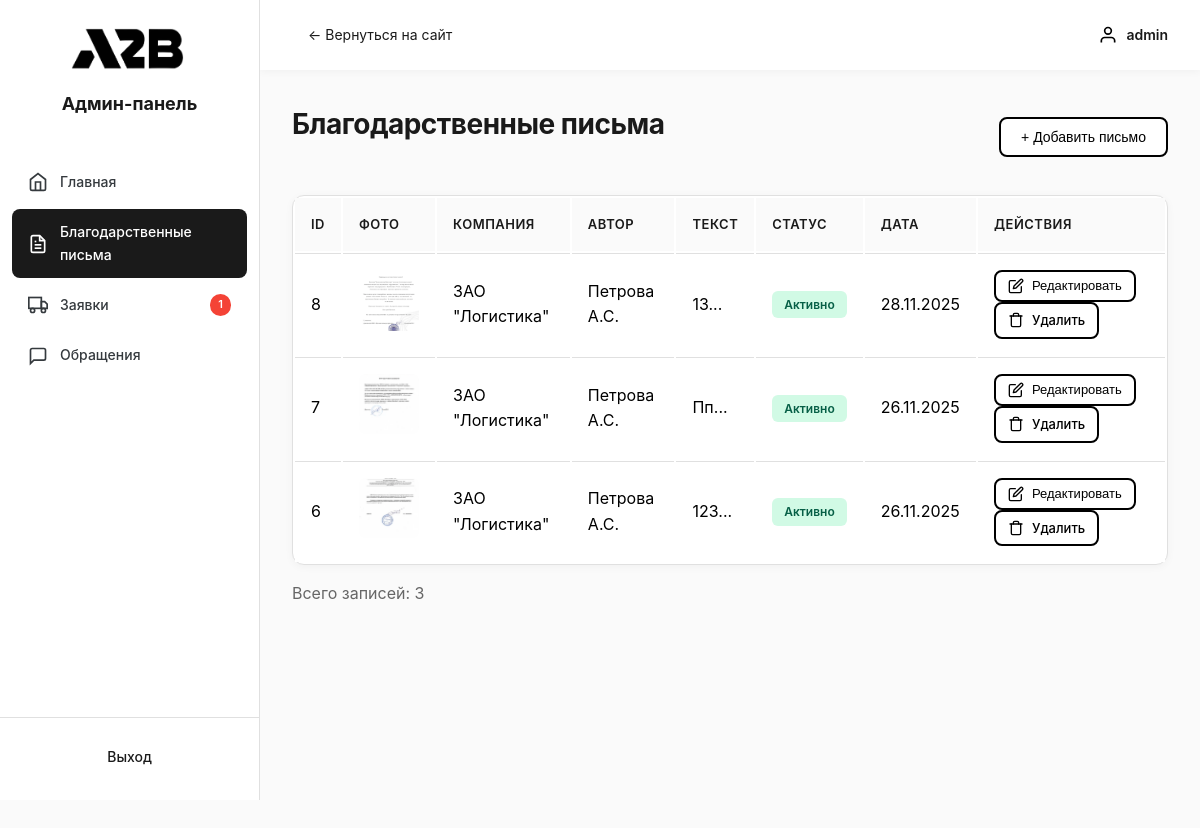
Screenshot of /public/admin/pages/testimonials.php (signed in) with the database file from the repository.
### tables this page shows
CREATE TABLE `testimonials` (
  `id` int(11) NOT NULL,
  `company_name` varchar(255) NOT NULL COMMENT 'Название компании',
  `author_name` varchar(255) DEFAULT NULL COMMENT 'ФИО автора письма',
  `content` text NOT NULL COMMENT 'Текст благодарственного письма',
  `image_path` varchar(500) DEFAULT NULL COMMENT 'Путь к фото письма',
  `is_active` tinyint(1) DEFAULT 1 COMMENT 'Активно/неактивно',
  `created_at` timestamp NOT NULL DEFAULT current_timestamp() COMMENT 'Дата создания',
  `updated_at` timestamp NOT NULL DEFAULT current_timestamp() ON UPDATE current_timestamp() COMMENT 'Дата обновления'
);

### api/models/Testimonial.php (called while the page is built, shortened)
<?php
class Testimonial {
    private $conn;
    private $table_name = "testimonials";
    public function __construct($db) {
        $this->conn = $db;
    }
    public function readAll() {
        $query = "SELECT * FROM " . $this->table_name . " ORDER BY created_at DESC";
        $stmt = $this->conn->prepare($query);
        $stmt->execute();
        return $stmt;
    }
}
?>

### public/admin/pages/testimonials.php (the view, shortened to what this page needs)
<?php
include_once '../../../api/models/Testimonial.php';
$database = new Database();
$db = $database->getConnection();
$testimonial = new Testimonial($db);
$stmt = $testimonial->readAll();
$testimonials = $stmt->fetchAll(PDO::FETCH_ASSOC);
$count = count($testimonials);
?>
<!DOCTYPE html>
<html lang="ru">
<head>
    <link rel="stylesheet" href="../css/admin.css">
</head>
<body>
    <div class="admin-layout">
        <?php include '../includes/sidebar.php'; ?>
        <div class="admin-main">
            <?php include '../includes/header.php'; ?>
            <div class="admin-content">
                <div class="content-header">
                    <h1 class="page-title">Благодарственные письма</h1>
                    <button onclick="openModal()" class="btn btn-primary">+ Добавить письмо</button>
                </div>
                <table class="data-table">
                    <thead>
                        <tr>
                            <th>ID</th>
                            <th>Фото</th>
                            <th>Компания</th>
                            <th>Автор</th>
                            <th>Текст</th>
                            <th>Статус</th>
                            <th>Дата</th>
                            <th>Действия</th>
                        </tr>
                    </thead>
                    <tbody>
                        <?php foreach ($testimonials as $row): ?>
                        <tr style="background: white !important; color: black !important; height: 60px !important; border: 2px solid red !important;">
                            <td style="color: black !important; padding: 16px !important; background: white !important;"><?php echo $row['id']; ?></td>
                            <td style="color: black !important; padding: 16px !important; background: white !important;">
                                <?php if ($row['image_path']): ?>
                                    <img src="/<?php echo htmlspecialchars($row['image_path']); ?>"
                                         alt="Фото" class="thumbnail">
                                <?php else: ?>
                                    <span class="no-image">Нет фото</span>
                                <?php endif; ?>
                            </td>
                            <td style="color: black !important; padding: 16px !important; background: white !important;"><?php echo htmlspecialchars($row['company_name']); ?></td>
                            <td style="color: black !important; padding: 16px !important; background: white !important;"><?php echo htmlspecialchars($row['author_name']); ?></td>
                            <td style="color: black !important; padding: 16px !important; background: white !important;" class="text-preview"><?php echo mb_substr(htmlspecialchars($row['content']), 0, 100); ?>...</td>
                            <td style="color: black !important; padding: 16px !important; background: white !important;">
                                <span class="status <?php echo $row['is_active'] ? 'active' : 'inactive'; ?>">
                                    <?php echo $row['is_active'] ? 'Активно' : 'Неактивно'; ?>
                                </span>
                            </td>
                            <td style="color: black !important; padding: 16px !important; background: white !important;"><?php echo date('d.m.Y', strtotime($row['created_at'])); ?></td>
                            <td style="color: black !important; padding: 16px !important; background: white !important;" class="actions">
                                <button onclick="editTestimonial(<?php echo $row['id']; ?>)" class="btn btn-edit">
                                    <svg viewBox="0 0 24 24" width="16" height="16" stroke="currentColor" fill="none" stroke-width="2">
                                        <path d="M11 4H4a2 2 0 0 0-2 2v14a2 2 0 0 0 2 2h14a2 2 0 0 0 2-2v-7"></path>
                                        <path d="M18.5 2.5a2.121 2.121 0 0 1 3 3L12 15l-4 1 1-4 9.5-9.5z"></path>
                                    </svg>
                                    Редактировать
                                </button>
                                <a href="../api/testimonial-delete.php?id=<?php echo $row['id']; ?>"
                                   class="btn btn-delete"
                                   onclick="return confirm('Удалить это письмо?')">
                                    <svg viewBox="0 0 24 24" width="16" height="16" stroke="currentColor" fill="none" stroke-width="2">
                                        <polyline points="3 6 5 6 21 6"></polyline>
                                        <path d="M19 6v14a2 2 0 0 1-2 2H7a2 2 0 0 1-2-2V6m3 0V4a2 2 0 0 1 2-2h4a2 2 0 0 1 2 2v2"></path>
                                    </svg>
                                    Удалить
                                </a>
                            </td>
                        </tr>
                        <?php endforeach; ?>
                    </tbody>
                </table>
                <?php if ($count > 0): ?>
                <p style="margin-top: 16px; color: #666;">Всего записей: <?php echo $count; ?></p>
                <?php endif; ?>
            </div>
        </div>
    </div>
</body>
</html>

### public/admin/css/admin.css (style rules this page uses)
:root { --color-onyx: #222526; --color-graphite: #353A3E; --color-platinum: #E0E0E0; --color-jet-black: #1A1A1A; --color-ash: #BFBFBF; --color-white: #ffffff; --color-primary: var(--color-jet-black); --color-primary-hover: var(--color-graphite); --color-text: var(--color-jet-black); --color-text-secondary: var(--color-graphite); --color-text-light: var(--color-ash); --color-background: #fafafa; --color-border: #e0e0e0; --color-success: #4CAF50; --color-warning: #FF9800; --color-error: #f44336; --color-info: #2196F3; --shadow-sm: 0 2px 8px rgba(0, 0, 0, 0.04); --shadow-md: 0 4px 12px rgba(0, 0, 0, 0.08); --shadow-lg: 0 8px 24px rgba(0, 0, 0, 0.12); }
* { margin: 0; padding: 0; box-sizing: border-box; }
body { font-family: -apple-system, BlinkMacSystemFont, 'Segoe UI', Roboto, 'Helvetica Neue', Arial, sans-serif; background: var(--color-background); color: var(--color-text); line-height: 1.6; }
.admin-layout { display: flex; min-height: 100vh; }
.admin-main { flex: 1; margin-left: 260px; display: flex; flex-direction: column; }
.admin-content { padding: 32px; flex: 1; background: var(--gray-50); min-height: 100vh; }
.page-title { font-size: 28px; font-weight: 700; color: var(--gray-900); margin-bottom: 24px; }
.content-header { display: flex; justify-content: space-between; align-items: center; margin-bottom: 24px; background: transparent; }
.btn { padding: 10px 20px; border: 2px solid #000; border-radius: 8px; cursor: pointer; text-decoration: none; display: inline-flex; align-items: center; gap: 8px; font-size: 14px; font-weight: 500; transition: all 0.2s; background: white; color: #000; }
.btn-primary { background: white; color: #000; border: 2px solid #000; }
.btn-edit { background: white; color: #000; border: 2px solid #000; padding: 6px 12px; font-size: 13px; }
.btn-delete { background: white; color: #000; border: 2px solid #000; padding: 6px 12px; font-size: 13px; }
.btn svg { width: 16px; height: 16px; stroke: currentColor; fill: none; stroke-width: 2; stroke-linecap: round; stroke-linejoin: round; }
.data-table { width: 100%; background: white; border-radius: 12px; overflow: visible; border: 1px solid var(--gray-200); margin-top: 24px; }
.data-table thead { background: var(--gray-50); }
.data-table th { padding: 16px; text-align: left; font-weight: 600; font-size: 13px; color: var(--gray-700); text-transform: uppercase; letter-spacing: 0.5px; background: var(--gray-50); }
.data-table td { padding: 16px; border-top: 1px solid var(--gray-200); color: var(--gray-900); background: white; }
.data-table tbody tr { background: white; }
.thumbnail { width: 60px; height: 60px; object-fit: cover; border-radius: 8px; }
.text-preview { max-width: 300px; }
.status { padding: 4px 12px; border-radius: 6px; font-size: 12px; font-weight: 600; display: inline-block; }
.status.active, .status-completed { background: #D1FAE5; color: #065F46; }
.actions { display: flex; gap: 8px; }
.data-table tbody tr { display: table-row !important; visibility: visible !important; opacity: 1 !important; }
.data-table tbody td { display: table-cell !important; visibility: visible !important; color: #111827 !important; }
.data-table { background: var(--color-white); border-radius: 12px; box-shadow: var(--shadow-sm); border: 1px solid var(--color-border); }
.data-table thead { background: var(--color-background); }
.data-table th { color: var(--color-text); }
.data-table td { border-top: 1px solid var(--color-border); color: var(--color-text-secondary); }
.page-title { color: var(--color-text); letter-spacing: -0.5px; }

### rows the page displays
testimonials: id "8", image_path (picture), company_name "ЗАО \"Логистика\"", author_name "Петрова А.С.", content "13", is_active "Активно", created_at "28.11.2025"
testimonials: id "7", image_path (picture), company_name "ЗАО \"Логистика\"", author_name "Петрова А.С.", content "Пп", is_active "Активно", created_at "26.11.2025"
testimonials: id "6", image_path (picture), company_name "ЗАО \"Логистика\"", author_name "Петрова А.С.", content "123", is_active "Активно", created_at "26.11.2025"

### other values shown
$new_orders_count "1"
$_SESSION['admin_username'] "admin"
$count "3"
